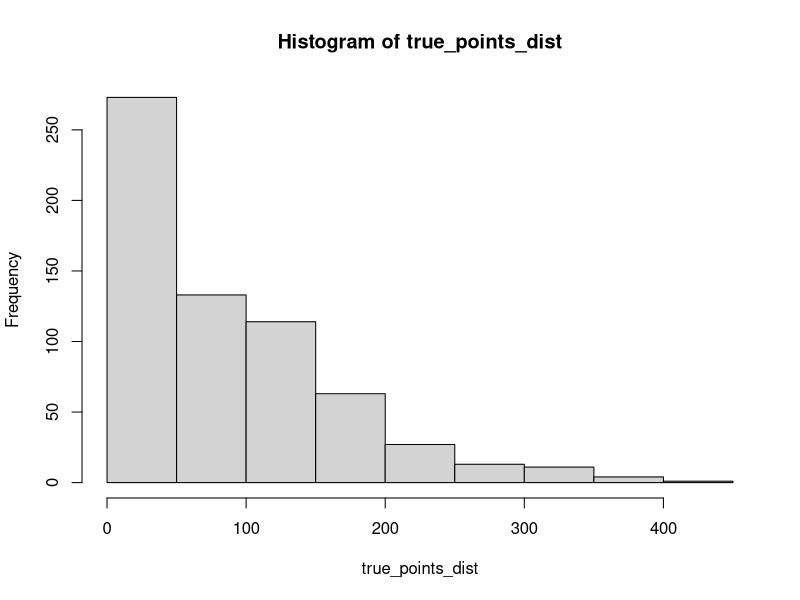
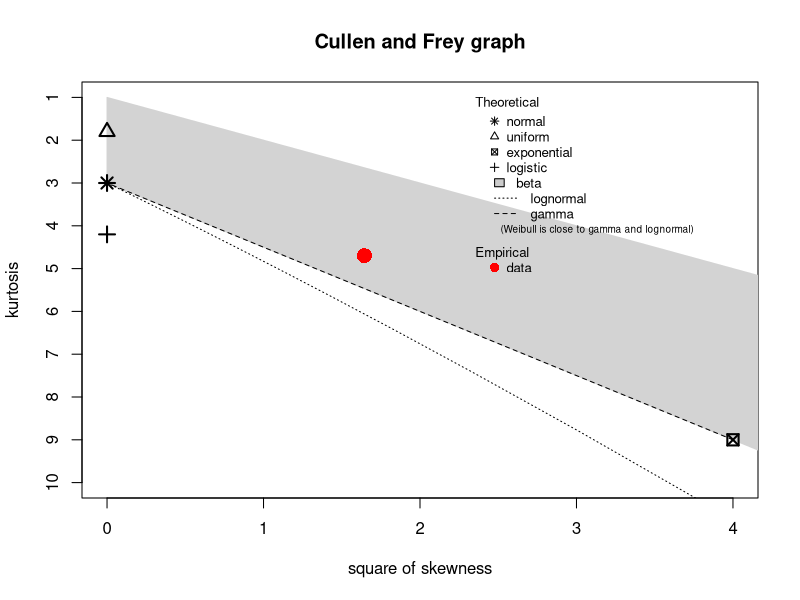
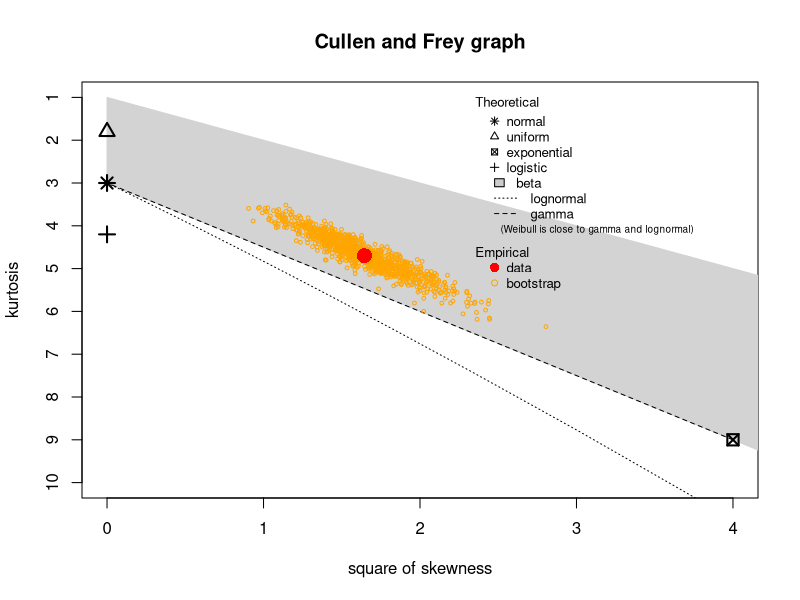
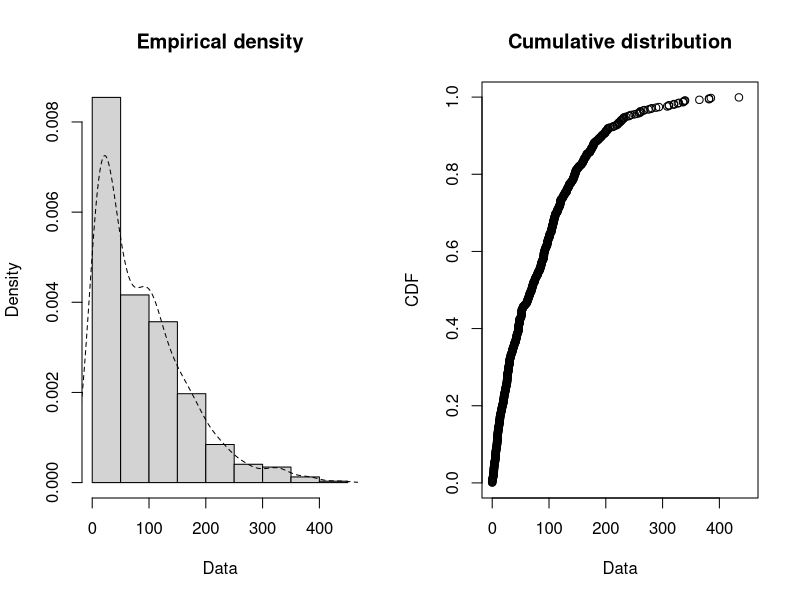
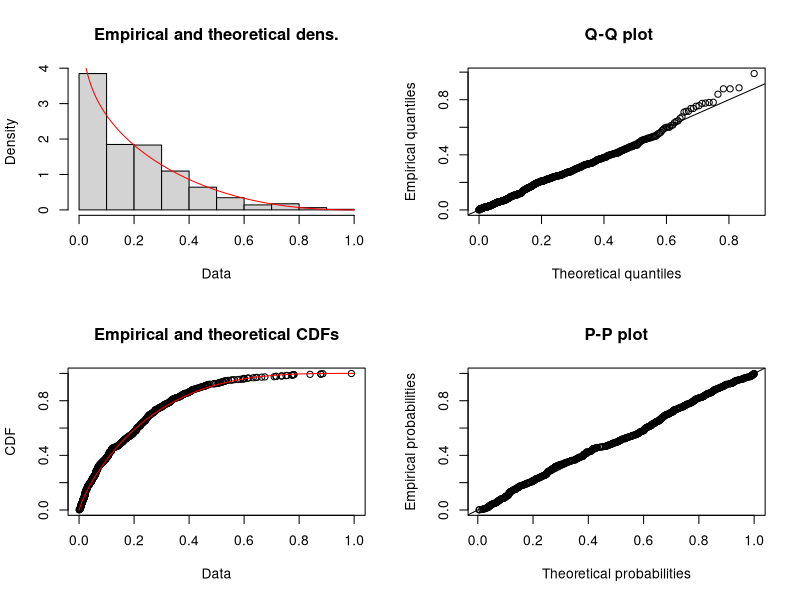
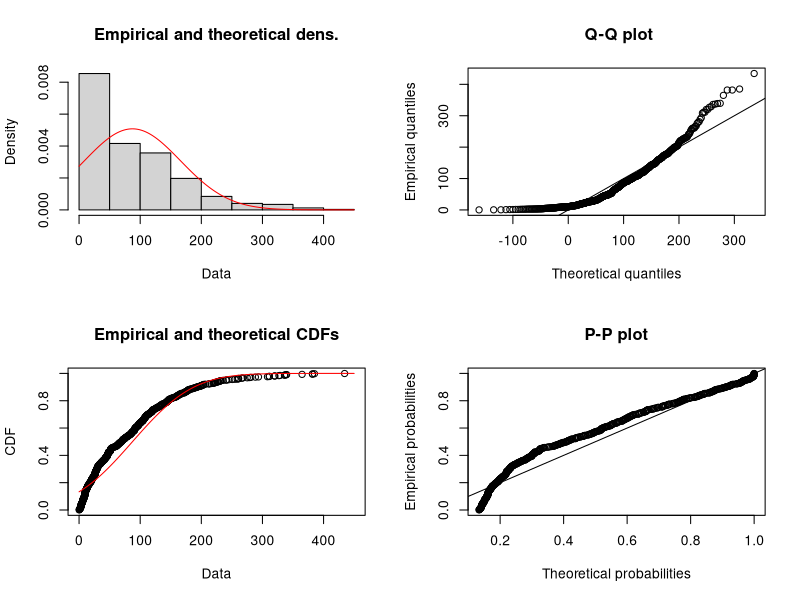
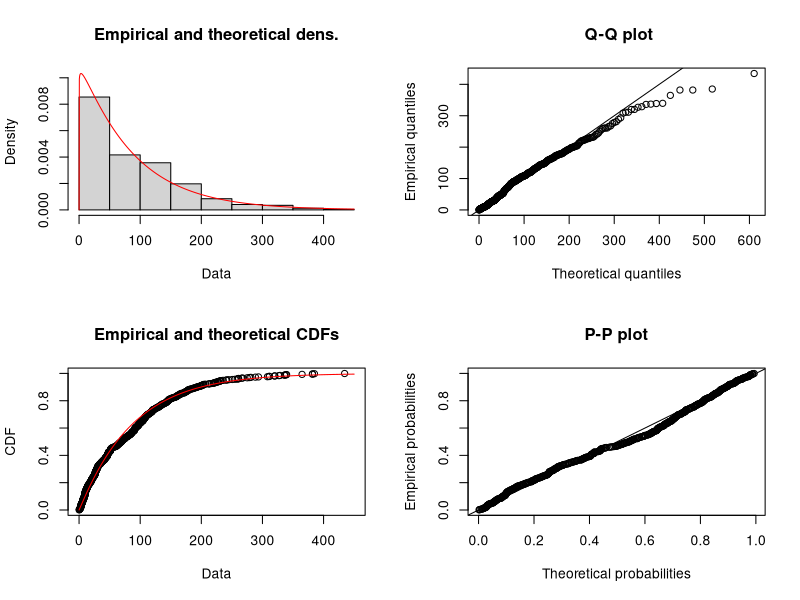

Source code (R) for these figures, in order:
setwd("/Users/lukebernier/Projects/fantasy football") # Replace with your directory

players <- read.csv('player_data_all.csv', header = TRUE) #read data from csv
true_points_dist <- players[, -c(1, 3, 4, 5)] #delete irrelevant columns - only col kept is points

summary(true_points_dist) # summary stats
hist(true_points_dist) #histogram of points

#install and load distribution analysis package
library(fitdistrplus)

descdist(data=true_points_dist, discrete=FALSE) #generate cullen and frey graph to analyze distribution
descdist(data=true_points_dist, discrete=FALSE, boot=1000)

plotdist(data=true_points_dist, histo=TRUE, demp=TRUE)

true_points_dist[true_points_dist==0] <- 10

#min-max normalization to fit beta distribution 
min_max_norm <- ((true_points_dist-min(true_points_dist))/(max(true_points_dist)-min(true_points_dist)))
summary(min_max_norm) # summary stats

min_max_norm[min_max_norm==0] <- 0.01
min_max_norm[min_max_norm==1] <- 0.99

beta_ <- fitdist(min_max_norm, "beta")
normal_ <- fitdist(true_points_dist, "norm")
gamma_ <- fitdist(true_points_dist, "gamma")

plot(beta_)
plot(normal_)
plot(gamma_)

summary(beta_)
summary(normal_)
summary(gamma_)
